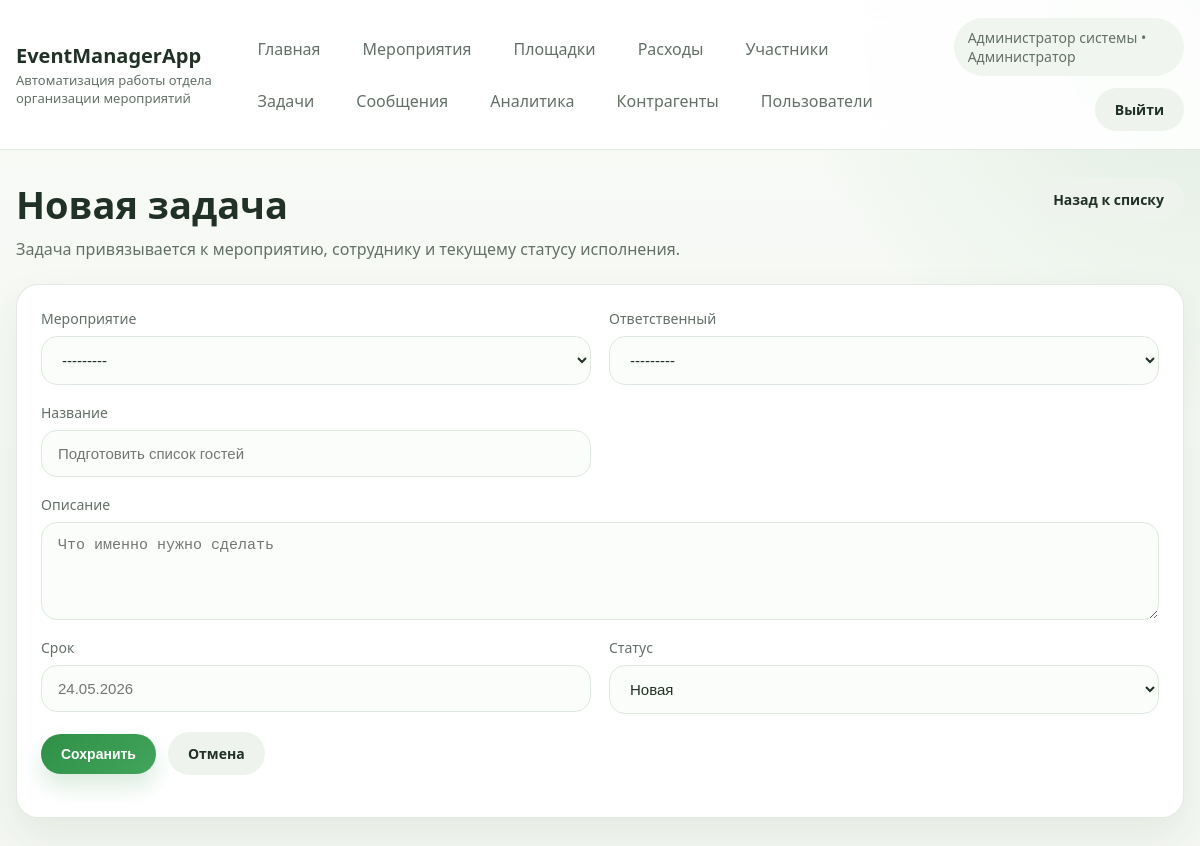
The app's page /tasks/add/ (signed in) with its own data.
### main/models.py (models this page shows, shortened)
class Employee(AbstractBaseUser, PermissionsMixin):
    ROLE_ADMIN = "admin"
    ROLE_MANAGER = "manager"
    ROLE_ASSISTANT = "assistant"
    ROLE_TEAMLEAD = "teamlead"
    ROLE_CHOICES = [
        (ROLE_ADMIN, "Администратор"),
        (ROLE_MANAGER, "Менеджер"),
        (ROLE_ASSISTANT, "Ассистент"),
        (ROLE_TEAMLEAD, "Руководитель"),
    ]
    e_id = models.BigAutoField(primary_key=True)
    login = models.CharField(max_length=50, unique=True, verbose_name="Логин")
    position = models.CharField(max_length=50, choices=ROLE_CHOICES, verbose_name="Роль")
    fullname = models.CharField(max_length=255, verbose_name="ФИО")
    email = models.EmailField(blank=True, null=True, verbose_name="Почта")
    phone = models.CharField(max_length=50, blank=True, null=True, verbose_name="Телефон")
    age = models.IntegerField(blank=True, null=True, verbose_name="Возраст")
    is_active = models.BooleanField(default=True)
    is_staff = models.BooleanField(default=False)
    objects = EmployeeManager()
    USERNAME_FIELD = "login"
    REQUIRED_FIELDS = []
    class Meta:
        db_table = "employee"
        ordering = ["fullname", "login"]
        permissions = [
            ("can_create_task", "Can create task"),
            ("can_generate_report", "Can generate report"),
        ]
    def __str__(self):
        return self.fullname or self.login
    @property
    def role_label(self):
        if self.is_superuser and not self.position:
            return "Администратор"
        return dict(self.ROLE_CHOICES).get(self.position, self.position)
    @property
    def is_admin(self):
        return self.position == self.ROLE_ADMIN or self.is_superuser
    @property
    def can_manage_users(self):
        return self.is_admin

class Event(models.Model):
    STATUS_DRAFT = "Черновик"
    STATUS_PREPARATION = "Подготовка"
    STATUS_ACTIVE = "Проведение"
    STATUS_FINISHED = "Завершено"
    STATUS_CHOICES = [
        (STATUS_DRAFT, "Черновик"),
        (STATUS_PREPARATION, "Подготовка"),
        (STATUS_ACTIVE, "Проведение"),
        (STATUS_FINISHED, "Завершено"),
    ]
    event_id = models.AutoField(primary_key=True, blank=True)
    p = models.ForeignKey(Place, models.DO_NOTHING, blank=True, null=True, db_column="p_id", verbose_name="Площадка")
    title = models.TextField(verbose_name="Название")
    description = models.TextField(blank=True, null=True, verbose_name="Описание")
    time = models.TextField(blank=True, null=True, verbose_name="Дата и время")
    end_date = models.TextField(blank=True, null=True, verbose_name="Дата окончания")
    planned_budget = models.FloatField(
        blank=True,
        null=True,
        default=0,
        validators=[MinValueValidator(0)],
        verbose_name="Планируемый бюджет",
    )
    status = models.TextField(verbose_name="Статус")
    created_by = models.ForeignKey(
        Employee,
        models.DO_NOTHING,
        blank=True,
        null=True,
        db_column="created_by_id",
        related_name="created_events",
        verbose_name="Создатель",
    )
    class Meta:
        managed = False
        db_table = "event"
        ordering = ["-event_id"]
    def __str__(self):
        return self.title

### main/views.py (the view)
# urls.py: path("tasks/add/", views.add_task, name="add_task"),
@login_required
def add_task(request):
    initial = {}
    if request.GET.get("event"):
        initial["event"] = request.GET["event"]
    form = TaskForm(
        request.POST or None,
        operator=request.user,
        actor=request.user,
        event_queryset=_visible_events_queryset(request.user),
        initial=initial,
    )
    if request.method == "POST" and form.is_valid():
        form.save()
        messages.success(request, "Задача создана.")
        return redirect("tasks")
    return render(request, "main/task_form.html", {"form": form, "title": "Новая задача"})

### main/forms.py (called while the page is built)
    def apply_base_styles(self):
        for field in self.fields.values():
            widget = field.widget
            css_class = "form-control"
            if isinstance(widget, forms.Select):
                css_class = "form-select"
            if isinstance(widget, forms.CheckboxSelectMultiple):
                css_class = "checkbox-list"
            if isinstance(widget, forms.CheckboxInput):
                css_class = "form-check-input"
            existing = widget.attrs.get("class", "")
            widget.attrs["class"] = f"{existing} {css_class}".strip()

    def _get_selected_event_id(self):
        if self.data:
            return self.data.get(self.add_prefix("event")) or self.data.get("event")
        if self.initial.get("event"):
            event = self.initial["event"]
            return getattr(event, "pk", event)
        if self.instance and self.instance.pk:
            return self.instance.event_id
        return None

    def _get_assignee_queryset(self, event_queryset):
        queryset = Employee.objects.filter(is_active=True)
        if self.actor and self.actor.position == Employee.ROLE_MANAGER:
            queryset = queryset.filter(position=Employee.ROLE_ASSISTANT)
        event_id = self._get_selected_event_id()
        if event_id:
            queryset = queryset.filter(employeeonevent__event_id=event_id)
        elif event_queryset is not None:
            queryset = queryset.filter(employeeonevent__event__in=event_queryset)
        return queryset.distinct()

### main/views.py (called while the page is built)
def _visible_events_queryset(user):
    queryset = Event.objects.select_related("p", "created_by")
    if user.is_superuser or user.position in {Employee.ROLE_ADMIN, Employee.ROLE_TEAMLEAD}:
        return queryset
    access_filter = Q(employeeonevent__e=user)
    if user.position == Employee.ROLE_MANAGER:
        access_filter |= Q(created_by=user)
    return queryset.filter(access_filter).distinct()

### main/templates/main/task_form.html (shortened to what this page needs)
{% extends 'main/website_headers.html' %}
{% block content %}
    <section class="page-head">
        <div>
            <h1 class="page-title">{{ title }}</h1>
            <p class="page-subtitle">Задача привязывается к мероприятию, сотруднику и текущему статусу исполнения.</p>
        </div>
        <a href="{% url 'tasks' %}" class="btn btn-secondary">Назад к списку</a>
    </section>
    <section class="form-card panel">
        <form method="post" class="field-grid">
            {% for field in form %}
                <div class="field {% if field.name == 'description' %}full{% endif %}">
                    <label for="{{ field.id_for_label }}">{{ field.label }}</label>
                    {{ field }}
                </div>
            {% endfor %}
            <div class="toolbar" style="grid-column:1 / -1;">
                <button type="submit" class="btn btn-primary">Сохранить</button>
                <a href="{% url 'tasks' %}" class="btn btn-secondary">Отмена</a>
            </div>
        </form>
    </section>
{% endblock %}

### main/templates/main/website_headers.html (shortened to what this page needs)
{% load static %}
<!DOCTYPE html>
<html lang="ru">
<head>
    <link rel="stylesheet" href="{% static 'main/css/app.css' %}">
</head>
<body>
<div class="site-shell">
    <header class="topbar">
        <div class="topbar-inner">
            <div class="brand">
                <a href="{% url 'main_page' %}" class="brand-title">EventManagerApp</a>
                <div class="brand-subtitle">Автоматизация работы отдела организации мероприятий</div>
            </div>
            {% if request.user.is_authenticated %}
                <nav class="nav-links">
                    <a class="nav-link" href="{% url 'main_page' %}">Главная</a>
                    <a class="nav-link" href="{% url 'events' %}">Мероприятия</a>
                    <a class="nav-link" href="{% url 'places' %}">Площадки</a>
                    <a class="nav-link" href="{% url 'expenses' %}">Расходы</a>
                    <a class="nav-link" href="{% url 'participants' %}">Участники</a>
                    <a class="nav-link" href="{% url 'tasks' %}">Задачи</a>
                    <a class="nav-link" href="{% url 'messages' %}">Сообщения</a>
                    <a class="nav-link" href="{% url 'analytics' %}">Аналитика</a>
                    <a class="nav-link" href="{% url 'contractors' %}">Контрагенты</a>
                    {% if request.user.can_manage_users %}
                        <a class="nav-link" href="{% url 'employees' %}">Пользователи</a>
                    {% endif %}
                </nav>
                <div class="user-panel">
                    <div class="user-chip">{{ request.user.fullname|default:request.user.login }} • {{ request.user.role_label }}</div>
                    <a href="{% url 'logout' %}" class="btn btn-secondary">Выйти</a>
                </div>
            {% endif %}
        </div>
    </header>
    <main class="page-wrap">
        {% block content %}{% endblock %}
    </main>
</div>
</body>
</html>

### main/static/main/css/app.css (style rules this page uses)
:root { --bg: #f4f7f2; --surface: #ffffff; --surface-muted: #f9fbf9; --border: #dfe8de; --text: #223127; --text-muted: #647067; --primary: #2f8f46; --primary-dark: #236a34; --danger: #cc4b4b; --warning: #d89a1d; --shadow: 0 18px 40px rgba(47, 72, 54, 0.08); --radius: 22px; }
* { box-sizing: border-box; }
body { margin: 0; font-family: "Segoe UI", Tahoma, sans-serif; background: radial-gradient(circle at top right, rgba(47, 143, 70, 0.12), transparent 28%), linear-gradient(180deg, #f7faf6 0%, var(--bg) 100%); color: var(--text); }
a { color: inherit; text-decoration: none; }
.site-shell { min-height: 100vh; }
.topbar { position: sticky; top: 0; z-index: 10; background: rgba(255, 255, 255, 0.88); backdrop-filter: blur(18px); border-bottom: 1px solid rgba(223, 232, 222, 0.9); }
.topbar-inner, .page-wrap { width: min(1200px, calc(100% - 32px)); margin: 0 auto; }
.topbar-inner { display: flex; justify-content: space-between; align-items: center; gap: 20px; padding: 18px 0; }
.brand { display: flex; flex-direction: column; gap: 2px; }
.brand-title { font-size: 20px; font-weight: 700; }
.brand-subtitle { font-size: 13px; color: var(--text-muted); }
.nav-links { display: flex; flex-wrap: wrap; gap: 10px; align-items: center; }
.nav-link { padding: 10px 16px; border-radius: 999px; color: var(--text-muted); transition: 0.2s ease; }
.user-panel { display: flex; align-items: center; gap: 12px; flex-wrap: wrap; justify-content: flex-end; }
.user-chip { padding: 10px 14px; border-radius: 999px; background: #f0f6ef; color: var(--text-muted); font-size: 14px; }
.page-wrap { padding: 28px 0 48px; }
.page-head { display: flex; justify-content: space-between; align-items: flex-start; gap: 16px; margin-bottom: 24px; }
.page-title { margin: 0; font-size: clamp(28px, 4vw, 38px); }
.page-subtitle { margin: 8px 0 0; color: var(--text-muted); max-width: 760px; }
.card, .table-card, .form-card, .stats-card { background: var(--surface); border: 1px solid rgba(223, 232, 222, 0.9); border-radius: var(--radius); box-shadow: var(--shadow); }
.panel { padding: 24px; }
.toolbar, .filters { display: flex; flex-wrap: wrap; gap: 12px; align-items: center; margin-bottom: 18px; }
.form-control, .form-select, textarea { width: 100%; border: 1px solid var(--border); border-radius: 16px; background: #fbfdfb; padding: 14px 16px; font-size: 15px; color: var(--text); outline: none; transition: border-color 0.2s ease, box-shadow 0.2s ease; }
.field-grid { display: grid; grid-template-columns: repeat(2, minmax(0, 1fr)); gap: 18px; }
.field { display: flex; flex-direction: column; gap: 8px; }
.field.full { grid-column: 1 / -1; }
.field label { font-size: 14px; color: var(--text-muted); }
.btn { display: inline-flex; align-items: center; justify-content: center; gap: 8px; border: none; border-radius: 999px; padding: 12px 20px; font-size: 14px; font-weight: 600; cursor: pointer; transition: transform 0.2s ease, box-shadow 0.2s ease, background 0.2s ease; }
.btn-primary { color: #fff; background: linear-gradient(135deg, var(--primary), #42a55b); box-shadow: 0 12px 22px rgba(47, 143, 70, 0.18); }
.btn-secondary { background: #eef3ee; color: var(--text); }

### records on screen
Employee: user.fullname "Администратор системы", user.role_label "Администратор"
Event: form "---------"
Employee: form "---------"

### other values on screen
{{ title }} "Новая задача"
{{ field.label }} "Мероприятие" "Ответственный" "Название" "Описание" "Срок" "Статус"
